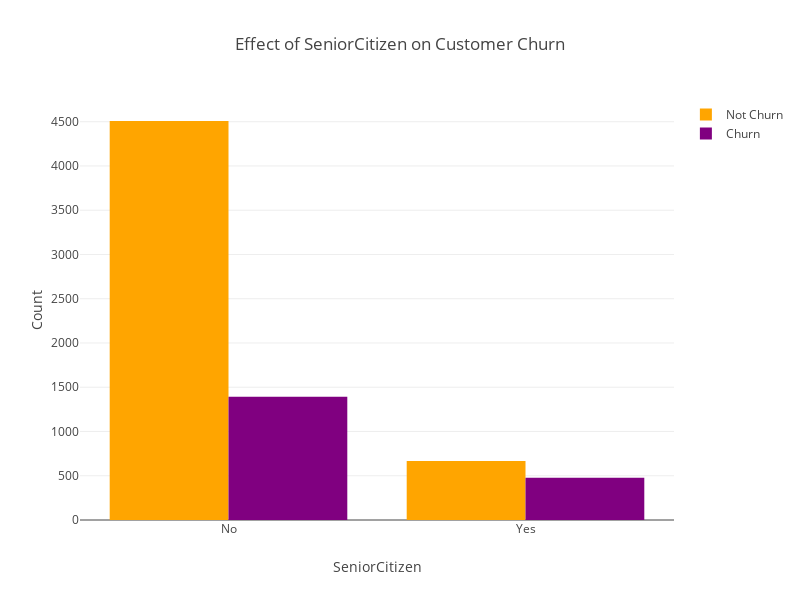

The cell this chart's notebook holds for it:
### Markdown cell above
There is almost no difference in churn ratio for male and female.

### Code cell
#Let's visualize the churn ratio for senior citizens
bar_plot('SeniorCitizen',data)

### Figure 1 — Plotly figure (JSON) as saved in the notebook; plotly's stock layout.template omitted (floating-point values rounded to 4 significant figures)
{"data": [{"marker": {"color": "orange"}, "name": "Not Churn", "type": "bar", "uid": "be034d60-bf5f-4668-a668-c8c665982887", "x": ["No", "Yes"], "y": [4508, 666]}, {"marker": {"color": "purple"}, "name": "Churn", "type": "bar", "uid": "20e6481f-d04f-4c67-9d2c-ca92b29ac1f0", "x": ["No", "Yes"], "y": [1393, 476]}], "layout": {"barmode": "group", "height": 600, "title": {"text": "Effect of SeniorCitizen on Customer Churn"}, "width": 800, "xaxis": {"title": {"text": "SeniorCitizen"}}, "yaxis": {"title": {"text": "Count"}}}}
